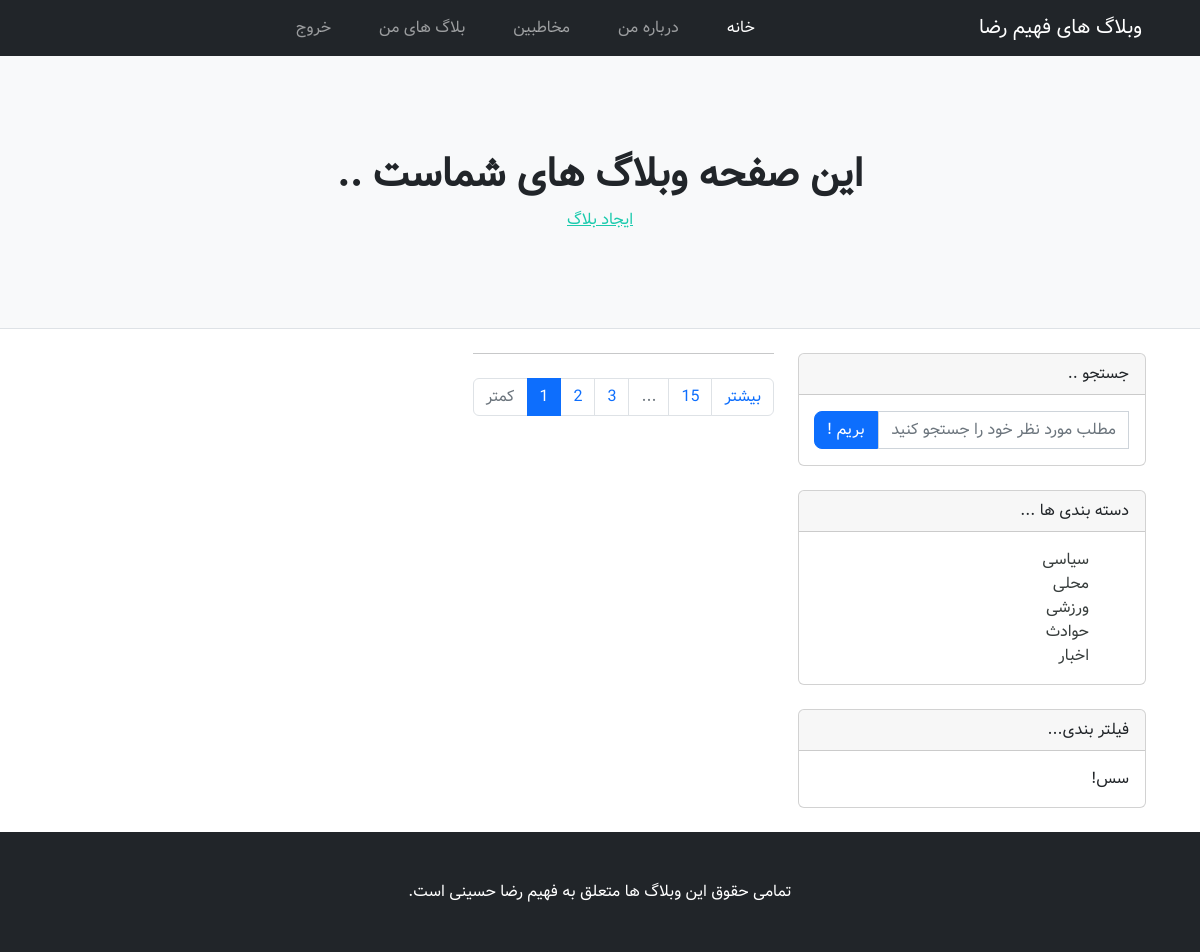
The page /my_blogs/ (signed in) on the database its author committed.
### blog/models.py (models this page shows, shortened)
class Category(models.Model):
    name = models.CharField(max_length=100)

### blog/views.py (the view, shortened to what this page needs)
# urls.py: path('my_blogs/' , views.MyBlogs.as_view() , name="MyBlogs"),
class MyBlogs(TemplateView):
    template_name='Blog/My_Blogs.html'
    def get_context_data(self, **kwargs):
        context = super().get_context_data(**kwargs)
        prf=get_object_or_404(Profile , user=self.request.user)
        post=Post.objects.filter(owner=prf)
        context['posts']=post
        category=Category.objects.all()
        context["categories"] = category
        return context

### templates/Blog/My_Blogs.html (shortened to what this page needs)
{% extends 'base.html' %}
{% block headers %}
    <header class="py-5 bg-light border-bottom mb-4">
        <div class="container">
            <div class="text-center my-5">
                <h1 class="fw-bolder">این صفحه وبلاگ های شماست ..</h1>
                <a class="nav-link" style="--bs-navbar-nav-link-padding-x: 1.5rem;color: rgb(27, 202, 173);text-decoration: underline;" aria-current="page" href="{% url 'CreatePost' %}">ایجاد بلاگ</a>
            </div>
        </div>
    </header>
{% endblock %}
{% block content %}
            <div class="container" dir="ltr">
                <div class="row">
                    <div class="col-lg-8">
                        <nav aria-label="Pagination" style="float: right;">
                            <hr class="my-0" />
                            <ul class="pagination justify-content-center my-4">
                                <li class="page-item disabled"><a class="page-link" href="#" tabindex="-1" aria-disabled="true">کمتر</a></li>
                                <li class="page-item active" aria-current="page"><a class="page-link" href="#!">1</a></li>
                                <li class="page-item"><a class="page-link" href="#!">2</a></li>
                                <li class="page-item"><a class="page-link" href="#!">3</a></li>
                                <li class="page-item disabled"><a class="page-link" href="#!">...</a></li>
                                <li class="page-item"><a class="page-link" href="#!">15</a></li>
                                <li class="page-item"><a class="page-link" href="#!">بیشتر</a></li>
                            </ul>
                        </nav>
                    </div>
                    <div class="col-lg-4" style="float: right;">
                        <div class="card mb-4" dir="rtl">
                            <div class="card-header">جستجو ..</div>
                            <div class="card-body">
                                <div class="input-group">
                                    <input class="form-control" type="text" placeholder="مطلب مورد نظر خود را جستجو کنید .." aria-label="Enter search term..." style="border-radius: 0 !important;" aria-describedby="button-search" />
                                    <button class="btn btn-primary" id="button-search" type="button" style="border-radius: 8px 0 0px 8px;">بریم !</button>
                                </div>
                            </div>
                        </div>
                        <div class="card mb-4" dir="rtl">
                            <div class="card-header">دسته بندی ها ...</div>
                            <div class="card-body">
                                <div class="row">
                                    <div class="col-sm-12">
                                        <ul class="list-unstyled mb-0">
                                            {% for cat in categories %}
                                            <li><a href="#!" class="a-cat" style="text-decoration: none;color: rgba(40, 46, 45, 0.925);">{{ cat.name }}</a></li>
                                            {% endfor %}
                                        </ul>
                                    </div>
                                </div>
                            </div>
                        </div>
                        <div class="card mb-4" dir="rtl">
                            <div class="card-header">فیلتر بندی...</div>
                            <div class="card-body">سس!</div>
                        </div>
                    </div>
                </div>
            </div>
{% endblock %}

### rows shown on the page
Category: name "سیاسی"
Category: name "محلی"
Category: name "ورزشی"
Category: name "حوادث"
Category: name "اخبار"
